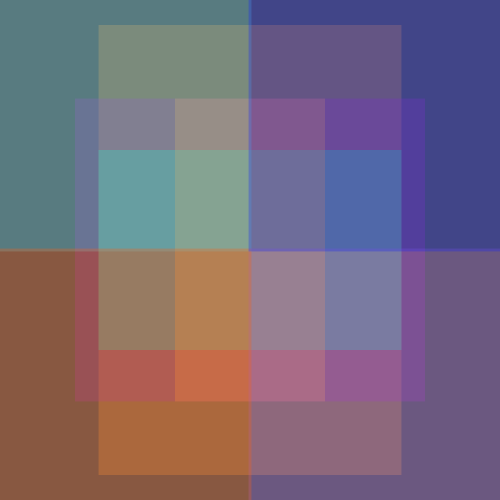
Frame 1 (no input)
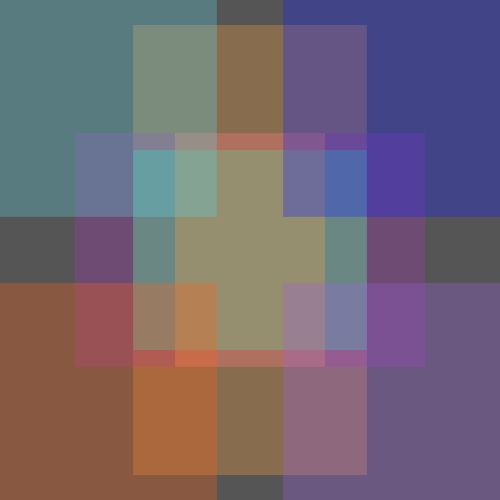
Frame 60 (the mouse pressed at the canvas centre just before this capture)
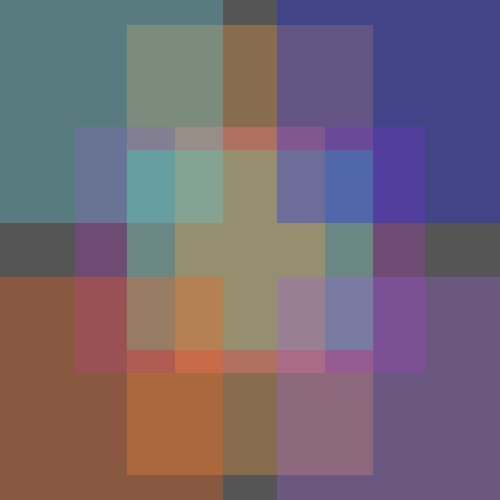
Frame 120 (the mouse held since frame 60 and released just before this capture)

The Processing sketch that drew these frames (run headless with seeded random() and noise(); from frame 60 on, the mouse is pressed at the canvas centre):

// Processing sketch: processing_29816
// ── processing_29816.pde

// ...:::VARIABLES:::...
float ruido= 0.008;
float tamano,variacion;
// ...:::SETUP:::...
void setup() {
  size(500,500);
  noStroke();
  smooth();
}

// ...:::DRAW:::...

void draw() {
  background(85);
  // establecer tamaño
  variacion = variacion+ruido;
  tamano = noise(variacion)*width;
  
  //rectángulos
  translate(width/2, height/2);
  rectMode(CENTER);
  fill(247,158,65,80);
  rect(0,0,tamano,450);
  fill(163,55,180,80);
  rect(0,0,350,tamano);
  fill(21,234,183,80);
  rect(0,0,tamano,200);
  fill(247,158,65,80);
  rect(0,0,150,tamano);
  fill(156,96,222,80);
  rect(150,150,tamano,tamano);
  fill(96,208,222,80);
  rect(-150,-150,tamano,tamano);
  fill(250,95,23,80);
rect(-150,150,tamano,tamano);
fill(23,35,250,80);
rect(150,-150,tamano,tamano);
}

//

                
                                
